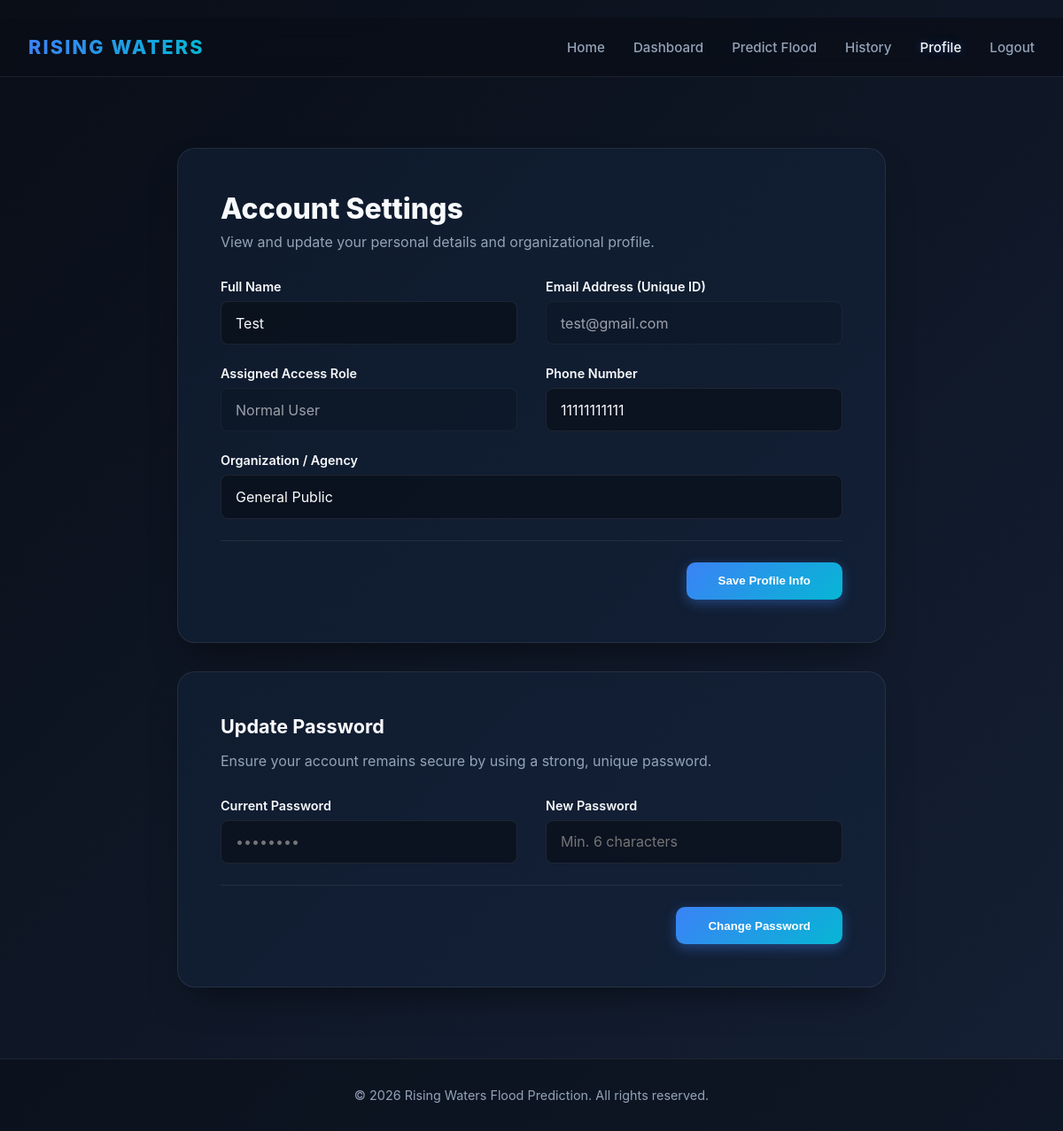
The page /profile (signed in) on the database its author committed.
### tables this page shows
CREATE TABLE users (
        User_ID INTEGER PRIMARY KEY AUTOINCREMENT,
        User_Name TEXT NOT NULL,
        Email TEXT UNIQUE NOT NULL,
        Password TEXT NOT NULL,
        Role TEXT NOT NULL,
        Phone_Number TEXT,
        Organization TEXT,
        Created_At DATETIME DEFAULT CURRENT_TIMESTAMP,
        Updated_At DATETIME DEFAULT CURRENT_TIMESTAMP
    );

### app.py (the view, shortened to what this page needs)
@app.route('/profile', methods=['GET', 'POST'])
@login_required
def profile():
    conn = get_db_connection()
    user = conn.execute('SELECT * FROM users WHERE User_ID = ?', (session['user_id'],)).fetchone()
    conn.close()
    return render_template('profile.html', user=user)

### app.py (called while the page is built)
def get_db_connection():
    conn = sqlite3.connect(DATABASE_PATH)
    conn.row_factory = sqlite3.Row
    return conn

def login_required(f):
    @wraps(f)
    def decorated_function(*args, **kwargs):
        if 'user_id' not in session:
            flash("Please log in to access this page.", "error")
            return redirect(url_for('login'))
        return f(*args, **kwargs)
    return decorated_function

### templates/profile.html (shortened to what this page needs)
﻿<!DOCTYPE html>
<html lang="en">
<head>
  <link rel="stylesheet" href="{{ url_for('static', filename='css/main.css') }}">
</head>
<body>
  <header>
    <div class="nav-container">
      <a href="/" class="logo">RISING WATERS</a>
      <nav class="nav-links">
        {% if 'user_id' in session %}
          <a href="/" class="{{ 'active' if request.path == '/' else '' }}">Home</a>
          <a href="/dashboard" class="{{ 'active' if request.path == '/dashboard' else '' }}">Dashboard</a>
          {% if session['role'] in ['Admin', 'Meteorologist', 'Local Authority', 'Normal User'] %}
            <a href="/Predict" class="{{ 'active' if request.path == '/Predict' else '' }}">Predict Flood</a>
          {% endif %}
          <a href="/history" class="{{ 'active' if request.path == '/history' else '' }}">History</a>
          <a href="/profile" class="{{ 'active' if request.path == '/profile' else '' }}">Profile</a>
          <a href="/logout">Logout</a>
        {% endif %}
      </nav>
    </div>
  </header>
  <main>
    <div class="container animate-fade-in" style="max-width: 800px; margin: 2rem auto;">
      <div class="glass-card" style="margin-bottom: 2rem;">
        <h1 class="form-title" style="text-align: left;">Account Settings</h1>
        <p class="form-subtitle" style="text-align: left; margin-bottom: 2rem;">View and update your personal details and organizational profile.</p>
        <form action="/profile" method="POST" style="display: flex; flex-direction: column; gap: 1.5rem;">
          <div class="form-grid" style="margin-bottom: 0;">
            <div class="form-group">
              <label class="form-label" for="User_Name">Full Name</label>
              <input type="text" id="User_Name" name="User_Name" class="form-input" value="{{ user['User_Name'] }}" required>
            </div>
            <div class="form-group">
              <label class="form-label" for="Email">Email Address (Unique ID)</label>
              <input type="email" id="Email" class="form-input" value="{{ user['Email'] }}" disabled style="opacity: 0.6; cursor: not-allowed; background: rgba(0,0,0,0.2);">
            </div>
            <div class="form-group">
              <label class="form-label" for="Role">Assigned Access Role</label>
              <input type="text" id="Role" class="form-input" value="{{ user['Role'] }}" disabled style="opacity: 0.6; cursor: not-allowed; background: rgba(0,0,0,0.2);">
            </div>
            <div class="form-group">
              <label class="form-label" for="Phone_Number">Phone Number</label>
              <input type="text" id="Phone_Number" name="Phone_Number" class="form-input" value="{{ user['Phone_Number'] or '' }}" placeholder="e.g. +91 98765 43210">
            </div>
            <div class="form-group" style="grid-column: span 2;">
              <label class="form-label" for="Organization">Organization / Agency</label>
              <input type="text" id="Organization" name="Organization" class="form-input" value="{{ user['Organization'] or '' }}" placeholder="e.g. Department of Hydrology">
            </div>
          </div>
          <div style="display: flex; justify-content: flex-end; gap: 1rem; border-top: 1px solid var(--glass-border); padding-top: 1.5rem;">
            <button type="submit" name="action" value="update_profile" class="btn-primary">Save Profile Info</button>
          </div>
        </form>
      </div>
      <div class="glass-card">
        <h2 style="font-size: 1.35rem; font-weight: 700; margin-bottom: 1rem;">Update Password</h2>
        <p class="form-subtitle" style="text-align: left; margin-bottom: 2rem;">Ensure your account remains secure by using a strong, unique password.</p>
        <form action="/profile" method="POST" style="display: flex; flex-direction: column; gap: 1.5rem;">
          <div class="form-grid" style="margin-bottom: 0;">
            <div class="form-group">
              <label class="form-label" for="Current_Password">Current Password</label>
              <input type="password" id="Current_Password" name="Current_Password" class="form-input" placeholder="••••••••" required>
            </div>
            <div class="form-group">
              <label class="form-label" for="New_Password">New Password</label>
              <input type="password" id="New_Password" name="New_Password" class="form-input" placeholder="Min. 6 characters" required minlength="6">
            </div>
          </div>
          <div style="display: flex; justify-content: flex-end; border-top: 1px solid var(--glass-border); padding-top: 1.5rem;">
            <button type="submit" name="action" value="update_password" class="btn-primary">Change Password</button>
          </div>
        </form>
      </div>
    </div>
  </main>
  <footer>
    <p>&copy; 2026 Rising Waters Flood Prediction. All rights reserved.</p>
  </footer>
</body>
</html>

### static/css/main.css (style rules this page uses)
:root { --bg-gradient: linear-gradient(135deg, #090e17 0%, #152035 100%); --glass-bg: rgba(22, 38, 64, 0.45); --glass-border: rgba(255, 255, 255, 0.08); --glass-border-focus: rgba(59, 130, 246, 0.5); --text-primary: #f8fafc; --text-secondary: #94a3b8; --accent-blue: #3b82f6; --accent-cyan: #06b6d4; --accent-neon-green: #10b981; --accent-neon-red: #ef4444; --accent-amber: #f59e0b; --font-family: 'Inter', system-ui, -apple-system, sans-serif; --shadow: 0 20px 40px -15px rgba(0, 0, 0, 0.5); }
* { box-sizing: border-box; margin: 0; padding: 0; }
body { font-family: var(--font-family); background: var(--bg-gradient); color: var(--text-primary); min-height: 100vh; display: flex; flex-direction: column; overflow-x: hidden; }
header { border-bottom: 1px solid var(--glass-border); background: rgba(9, 14, 23, 0.7); backdrop-filter: blur(12px); position: sticky; top: 0; z-index: 100; }
.nav-container { max-width: 1200px; margin: 0 auto; padding: 1.25rem 2rem; display: flex; justify-content: space-between; align-items: center; }
.logo { font-size: 1.35rem; font-weight: 800; letter-spacing: 0.1em; color: var(--text-primary); text-decoration: none; background: linear-gradient(to right, #3b82f6, #06b6d4); -webkit-background-clip: text; -webkit-text-fill-color: transparent; }
.nav-links { display: flex; gap: 2rem; }
.nav-links a { color: var(--text-secondary); text-decoration: none; font-weight: 500; font-size: 0.95rem; transition: color 0.2s ease, text-shadow 0.2s ease; }
.nav-links a:hover, .nav-links a.active { color: var(--text-primary); text-shadow: 0 0 10px rgba(59, 130, 246, 0.4); }
main { flex: 1; padding: 3rem 1.5rem; max-width: 1200px; width: 100%; margin: 0 auto; }
.container { width: 100%; }
.animate-fade-in { animation: fadeIn 0.8s cubic-bezier(0.16, 1, 0.3, 1) forwards; }
.btn-primary { display: inline-flex; align-items: center; justify-content: center; background: linear-gradient(135deg, var(--accent-blue) 0%, var(--accent-cyan) 100%); color: #ffffff; padding: 0.85rem 2.25rem; border-radius: 10px; font-weight: 600; text-decoration: none; border: none; cursor: pointer; box-shadow: 0 4px 14px 0 rgba(59, 130, 246, 0.4); transition: transform 0.2s ease, box-shadow 0.2s ease; }
.glass-card { background: var(--glass-bg); border: 1px solid var(--glass-border); border-radius: 20px; padding: 3rem; backdrop-filter: blur(10px); box-shadow: var(--shadow); max-width: 1000px; margin: 0 auto; }
.form-title { font-size: 2rem; font-weight: 800; margin-bottom: 0.5rem; text-align: center; }
.form-subtitle { color: var(--text-secondary); text-align: center; margin-bottom: 2.5rem; }
.form-grid { display: grid; grid-template-columns: repeat(2, 1fr); gap: 1.5rem 2rem; margin-bottom: 2.5rem; }
.form-group { display: flex; flex-direction: column; gap: 0.5rem; }
.form-label { font-size: 0.9rem; font-weight: 600; color: var(--text-primary); display: flex; align-items: center; gap: 0.4rem; }
.form-input { width: 100%; padding: 0.85rem 1rem; border-radius: 8px; border: 1px solid var(--glass-border); background: rgba(9, 14, 23, 0.6); color: var(--text-primary); font-family: inherit; font-size: 1rem; transition: border-color 0.2s ease, box-shadow 0.2s ease; }
footer { border-top: 1px solid var(--glass-border); padding: 2rem; text-align: center; color: var(--text-secondary); font-size: 0.9rem; background: rgba(9, 14, 23, 0.5); }

### rows shown on the page
users: User_Name "Test", Email "test@gmail.com", Role "Normal User", Phone_Number "11111111111", Organization "General Public"
